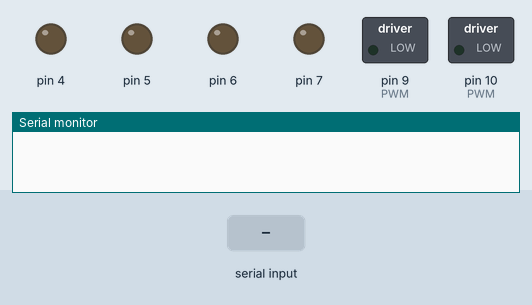
A sketch run on a simulated Arduino Uno, built with avr-gcc and run on an emulated ATmega328P. On the bench: switched loads named in the sketch (green lamp = pin HIGH), output pins drawn as LEDs (lit = HIGH), the last lines printed to the serial monitor. The test bench sets the inputs (shaded band).

Above: at 1.2 s.
1.3 s: "1\n" received over the second serial link
At 1.8 s:
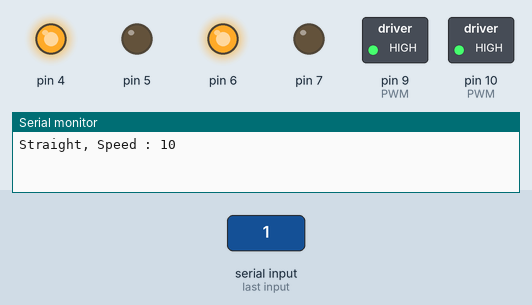
2.9 s: "0\n" received over the second serial link
At 3.3 s:
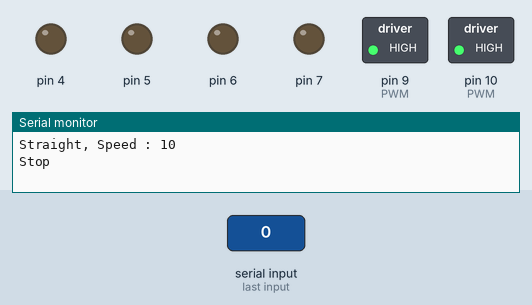
4.5 s: "3\n" received over the second serial link
At 5.8 s:
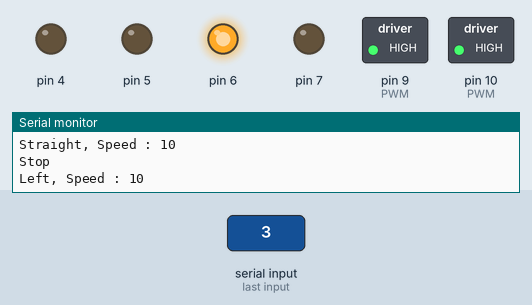
6.1 s: "2\n" received over the second serial link
At 7.4 s:
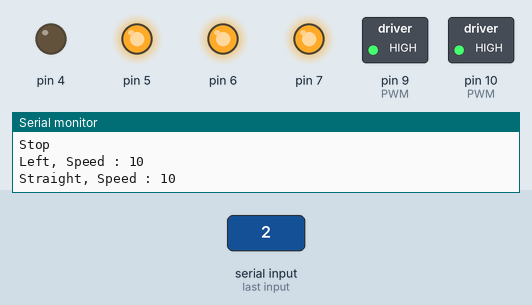
7.7 s: "4\n" received over the second serial link
At 9.0 s:
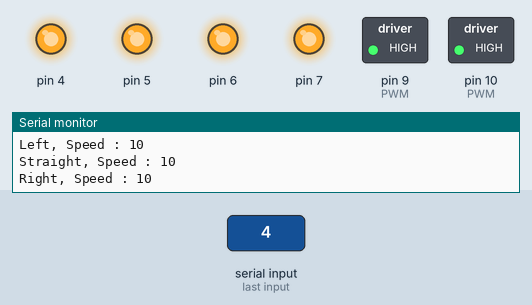
Timing chart, 0 to 10.3 s (numbered marks = the images above; inputs shaded):
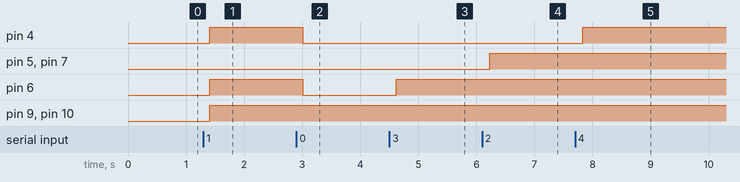

The sketch:

car_arduino.ino
```cpp
#include <SoftwareSerial.h>
SoftwareSerial BT(11, 12); //HC06-TX Pin 10, HC06-RX to Arduino Pin 11
//int LED = 13; //Use whatever pins you want
int speedS = 10;
int speedT = 10;
char t;

void setup() {
  BT.begin(9600); //Baudrate 9600 , Choose your own baudrate (Uncomment if use manual bluetooth)
  Serial.begin(9600);
  //pinMode(LED, OUTPUT);
  pinMode(4, OUTPUT);   //
  pinMode(5, OUTPUT);   //
  pinMode(6, OUTPUT);   //
  pinMode(7, OUTPUT);   //
  pinMode(9, OUTPUT);   //PWM
  pinMode(10, OUTPUT);  //PWM
}

void loop() {
  // Use this one if you set up the bluetooth pin yourself

    if (BT.available()) {
      t = BT.read();
      BT.println(t);
      //Serial.println(t);
    }

  // Use this one if bluetooth goes to Arduino Tx Rx
  /*
  if (Serial.available()) {
    t = Serial.read();
    //Serial.println(t);
  }
  */

  int pwmT = map(speedT, 0, 10, 0, 255);    // Convert 1-10 to analog value
  int pwmS = map(speedS, 0, 10, 0, 255);    // Convert 1-10 to analog value

  if (t == '1') {          //move forward(all motors rotate in forward direction)
    analogWrite(9, pwmS);
    analogWrite(10, pwmS);
    digitalWrite(4, HIGH);
    digitalWrite(6, HIGH);
    Serial.print("Straight, Speed : ");
    Serial.println(speedS);
  }

  else if (t == '2') {    //move reverse (all motors rotate in reverse direction)
    analogWrite(9, pwmS);
    analogWrite(10, pwmS);
    digitalWrite(5, HIGH);
    digitalWrite(7, HIGH);
    Serial.print("Straight, Speed : ");
    Serial.println(speedS);
  }

  else if (t == '3') {    //turn right (left side motors rotate in forward direction, right side motors doesn't rotate)
    //analogWrite(9, pwmT);
    analogWrite(10, pwmT);
    digitalWrite(6, HIGH);
    Serial.print("Left, Speed : ");
    Serial.println(speedT);
  }

  else if (t == '4') {    //turn left (right side motors rotate in forward direction, left side motors doesn't rotate)
    analogWrite(9, pwmT);
    //analogWrite(10, pwmT);
    digitalWrite(4, HIGH);
    Serial.print("Right, Speed : ");
    Serial.println(speedT);
  }

  else if (t == '5') {
    if (speedS < 10) {
      speedS += 1;
    }
    else if (speedS == 10) {
      speedS = speedS;
    }
    Serial.println((String)"Straight Speed : "+speedS);
  }

  else if (t == '6') {
    if (speedS > 0) {
      speedS -= 1;
    }
    else if (speedS == 0) {
      speedS == speedS;
    }
    Serial.println((String)"Straight Speed : "+speedS);
  }

  else if (t == '7') {
    if (speedT < 10) {
      speedT += 1;
    }
    else if (speedT == 10) {
      speedT = speedT;
    }
    Serial.println((String)"Turn Speed : "+speedT);
  }

  else if (t == '8') {
    if (speedT > 0) {
      speedT -= 1;
    }
    else if (speedT == 0) {
      speedT == speedT;
    }
    Serial.println((String)"Turn Speed : "+speedT);
  }

  else if (t == '0') {    //STOP (all motors stop)
    digitalWrite(4, LOW);
    digitalWrite(5, LOW);
    digitalWrite(6, LOW);
    digitalWrite(7, LOW);
    Serial.println("Stop");
  }

  delay(200);
}
```

Measured:
- after the input at 1.3 s, pin 4, pin 6, pin 9 (PWM), pin 10 (PWM): LOW → HIGH after 0.10 s
- after the input at 2.9 s, pin 4, pin 6: HIGH → LOW after 0.11 s
- after the input at 4.5 s, pin 6: LOW → HIGH after 0.12 s
- after the input at 6.1 s, pin 5, pin 7: LOW → HIGH after 0.13 s
- after the input at 7.7 s, pin 4: LOW → HIGH after 0.13 s
